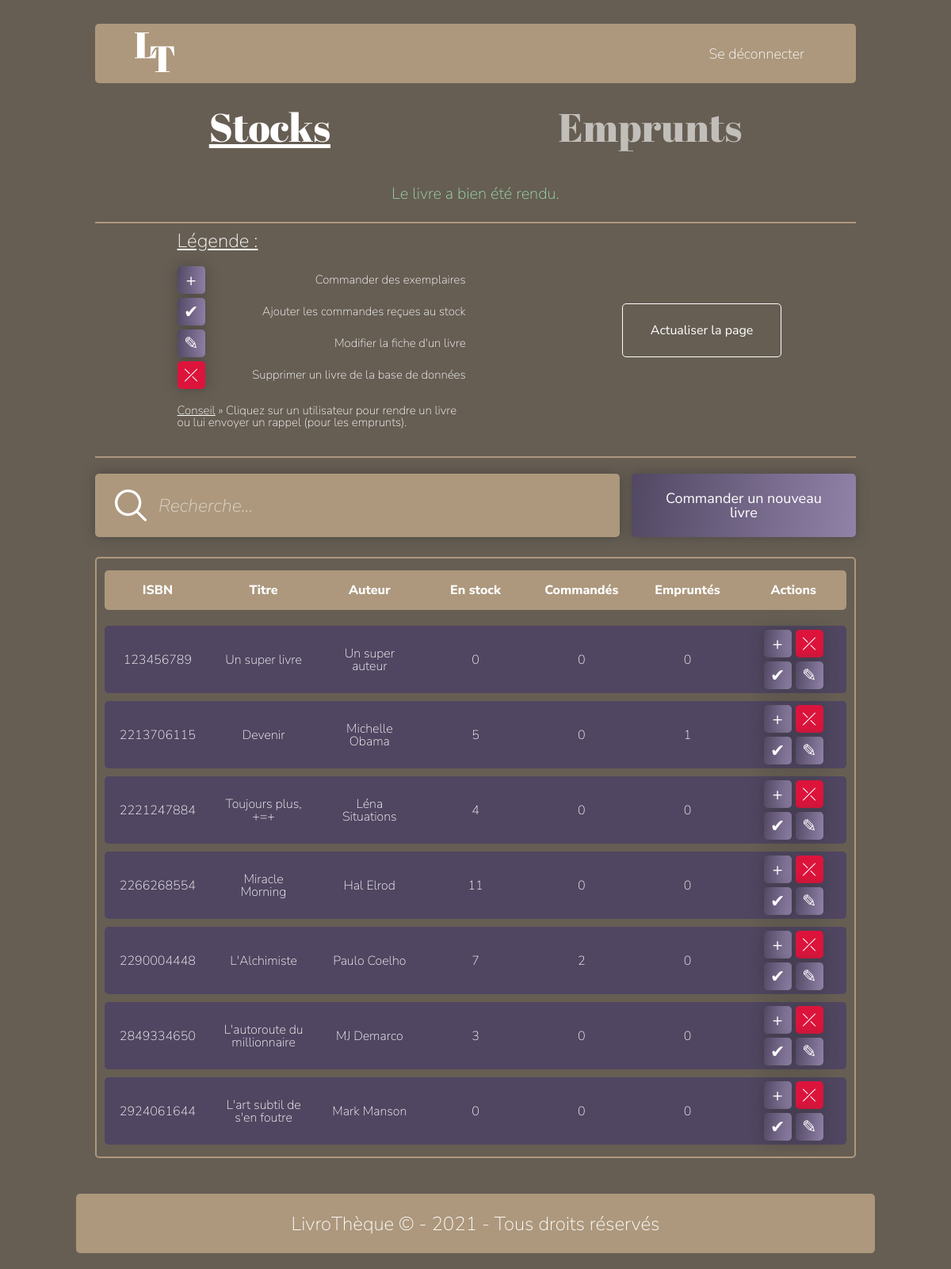
The app's page /pages/adminpage.php?msg=bookDeliveredSuccess (signed in) with its own data.
### tables this page shows
CREATE TABLE `livre` (
  `ISBN` bigint(8) NOT NULL,
  `title` text NOT NULL,
  `author` text NOT NULL,
  `subject` text NOT NULL,
  `editor` text NOT NULL,
  `release_date` date NOT NULL,
  `pic` text NOT NULL,
  `abstract` longtext NOT NULL,
  `add_date` timestamp NOT NULL DEFAULT current_timestamp() ON UPDATE current_timestamp()
);

CREATE TABLE `stock` (
  `ISBN` bigint(8) UNSIGNED NOT NULL,
  `total` int(11) NOT NULL,
  `ordered` int(11) NOT NULL,
  `loaned` int(11) NOT NULL
);

### pages/adminpage.php (the view, shortened to what this page needs)
<!DOCTYPE html>
<html lang="fr">
<head>
    <link rel="stylesheet" href="../css/reset.css">
    <link rel="stylesheet" href="../css/style.css">
    <?php
        include "../php/connectionSql.php";
        $query = "SELECT * FROM livre, stock WHERE livre.ISBN = stock.ISBN";
        $result = $connect->query($query);
        $books = $result->fetch_all(MYSQLI_ASSOC);
        $i = 0;
        foreach($books as $book) {
            foreach($book as $propkey => $propvalue) {
                $books[$i][$propkey] = htmlspecialchars($propvalue,ENT_QUOTES);
            }
            $i++;
        }
        $notification_success = '';
        if (isset($_REQUEST['msg'])) {
            if ($_REQUEST['msg'] == 'addSuccessful') {
                $notification_success = "Le livre a bien été ajouté à la base de données.";
            } elseif ($_REQUEST['msg'] == 'modifySuccessful') {
                $notification_success = "Le livre a bien été modifié dans la base de données.";
            } elseif ($_REQUEST['msg'] == 'deleteSuccessful') {
                $notification_success = "Le livre a bien été supprimé de la base de données.";
            } elseif ($_REQUEST['msg'] == 'commandSuccessful') {
                $notification_success = "La commande a bien été passée.";
            } elseif ($_REQUEST['msg'] == 'addStockSuccessful') {
                $notification_success = "La commande a bien été ajoutée au stock.";
            } elseif ($_REQUEST['msg'] == 'bookDeliveredSuccess') {
                $notification_success = 'Le livre a bien été rendu.';
            }
        }
    ?>
</head>
<body class="">
    <div class="page">
        <?php include "../components/navbar.php" ?>
        <div class="cont-titres">
            <h2 class="cat-active">Stocks</h2>
            <h2>Emprunts</h2>
        </div>
        <p class="notification notification--succes"><?= $notification_success ?></p>
        <hr>
        <div class="explications-actions">
            <div class="indications-actions">
                <h4>Légende :</h4>
                <ul>
                    <li><button>&#43;</button> <span>Commander des exemplaires</span></li>
                    <li><button>&#10004;</button> <span>Ajouter les commandes reçues au stock</span></li>
                    <li><button>&#9998;</button> <span>Modifier la fiche d'un livre</span></li>
                    <li><button class="delete-book-info">&#10539;</button> <span>Supprimer un livre de la base de données</span></li>
                    <li><span class="advice">Conseil</span> &#187; Cliquez sur un utilisateur pour rendre un livre ou lui envoyer un rappel (pour les emprunts).</li>
                </ul>
            </div>
            <div class="refresh-page">
                <a href="adminpage.php">Actualiser la page</a>
            </div>
        </div>
        <hr>
        <main class="admin">
            <div class="cont-search-addbook">
                <div class="search-bar">
                    <img src="../assets/pictures/search.svg" alt="search icon">
                    <input type="text" placeholder="Recherche...">
                </div>
                <div class="addbook">
                    <button title="Ajouter un nouveau livre à la base de données" class="add-new-book">
                        Commander un nouveau livre
                    </button>
                </div>
            </div>
            <div class="table-cont-btn-actions">
                <table class="table-loanpage table-admin">
                    <thead>
                        <tr>
                            <td>ISBN</td>
                            <td>Titre</td>
                            <td>Auteur</td>
                            <td>En stock</td>
                            <td>Commandés</td>
                            <td>Empruntés</td>
                            <td>Actions</td>
                        </tr>
                    </thead>
                    <?php
                        foreach ($books as $book) {
                        ?>
                        <tr class="trb stock">
                            <td data-label="ISBN"> <?= $book['ISBN'] ?> </td>
                            <td data-label="Titre"><?= htmlspecialchars_decode($book["title"]) ?></td>
                            <td data-label="Auteur"><?= htmlspecialchars_decode($book["author"]) ?></td>
                            <td data-label="En stock"><?= $book["total"] - $book['loaned']?></td>
                            <td data-label="Commandés"><?= $book["ordered"] ?></td>
                            <td data-label="Empruntés"><?= $book['loaned'] ?></td>
                            <td>
                                <div class="cont-btn-actions">
                                    <button title="Commander d'autres exemplaires de <?= htmlspecialchars_decode($book['title']) ?>" class="commandBook" data-book=<?= $book["ISBN"] ?>>
                                        <span>&#43;</span>
                                    </button>
                                    <button title="Supprimer <?= htmlspecialchars_decode($book['title'] )?> de la base de données" class="deleteBook" data-book=<?= ($book["ISBN"]) ?>>
                                    <span>&#10539;</span>
                                    </button>
                                    <button title="Ajouter les commandes reçues au stock" class="validateBook" data-book=<?= $book["ISBN"] ?>>
                                    <span>&#10004;</span>
                                    </button>
                                    <button title="Modifier la fiche livre de <?= htmlspecialchars_decode($book['title']) ?>" class="modifyBook"
                                    data-book='<?= htmlspecialchars(json_encode($book),ENT_QUOTES) ?>'>
                                        <span>&#9998;</span>
                                    </button>
                                </div>
                            </td>
                        </tr>
                        <?php } ?>
                </table>
            </div>
        </main>
    </div>
    <?php include "../components/footer.php" ?>
</body>
</html>

### records on screen
livre: stock.ISBN "123456789", title "Un super livre", author "Un super auteur", stock.total "0", stock.ordered "0", stock.loaned "0"
livre: stock.ISBN "2213706115", title "Devenir", author "Michelle Obama", stock.total+loaned "5", stock.ordered "0", stock.loaned "1"
livre: stock.ISBN "2221247884", title "Toujours plus, +=+", author "Léna Situations", stock.total "4", stock.ordered "0", stock.loaned "0"
livre: stock.ISBN "2266268554", title "Miracle Morning", author "Hal Elrod", stock.total "11", stock.ordered "0", stock.loaned "0"
livre: stock.ISBN "2290004448", title "L'Alchimiste", author "Paulo Coelho", stock.total "7", stock.ordered "2", stock.loaned "0"
livre: stock.ISBN "2849334650", title "L'autoroute du millionnaire", author "MJ Demarco", stock.total "3", stock.ordered "0", stock.loaned "0"
livre: stock.ISBN "2924061644", title "L'art subtil de s'en foutre", author "Mark Manson", stock.total "0", stock.ordered "0", stock.loaned "0"

### other values on screen
$notification_success "Le livre a bien été rendu."
